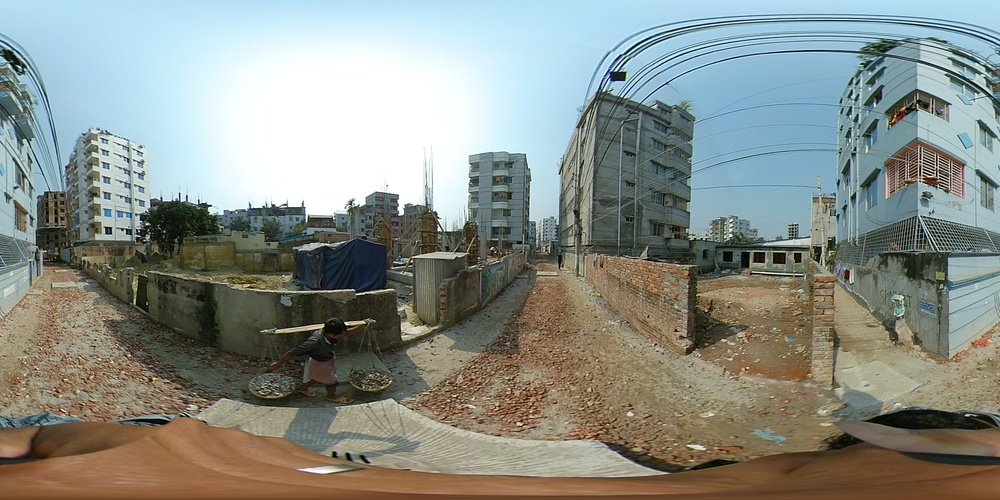
#> input picture Final/input_images/6 No Ranavola Road IMG_20210206_132435-min.JPG, 1000 x 500 px, shrunk from 3456 x 1728 before the run; its folder holds only this picture in this run
$ jupyter execute main.ipynb   (shell and % lines are left out)
#> lines starting #> are read from the running program, lines starting #| are printed output that depends on the picture
[cell 1]
# %%time To count how much time the program takes to finish

# Importing necessary libraries
import numpy as np
import cv2
import os

# Making lists of images from input directory
img_list = os.listdir('input_images')


# Looping through every images to inpain
for i in range(len(img_list)):
    # extracting directores of every input and ouput images
    sources = "input_images/"+img_list[i]
    outputs = "output_images/"+img_list[i]

    # To read the images for modification
    img = cv2.imread(sources)
#> img is the input picture: shape (500, 1000, 3); mean B, G, R 136.2, 143.2, 138
    mask = cv2.imread('mask.png', 0)
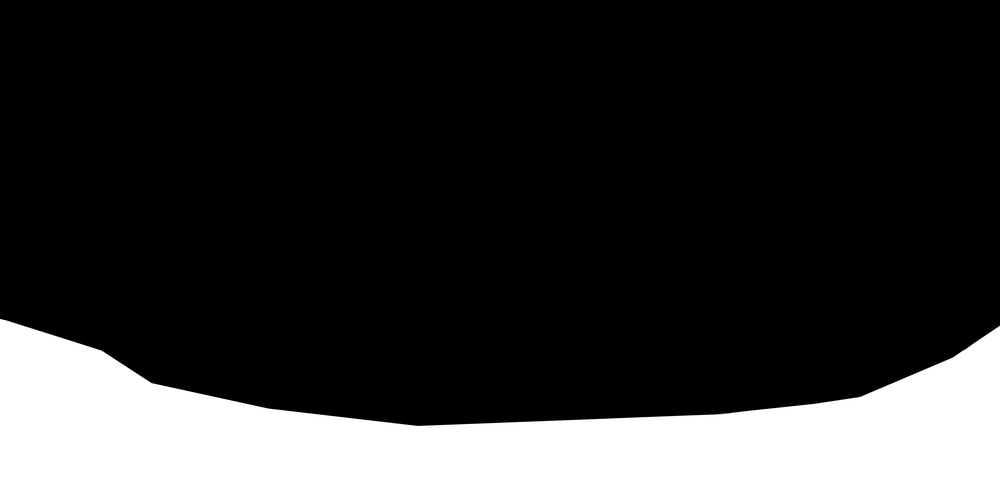
#> input picture Final/mask.png, 1000 x 500 px, shrunk from 3456 x 1728 before the run
#> mask: shape (500, 1000); min 0, max 255, mean 53.1

    # cv2.inpaint functing performs inpainting
    dst = cv2.inpaint(img, mask, 3, cv2.INPAINT_NS)
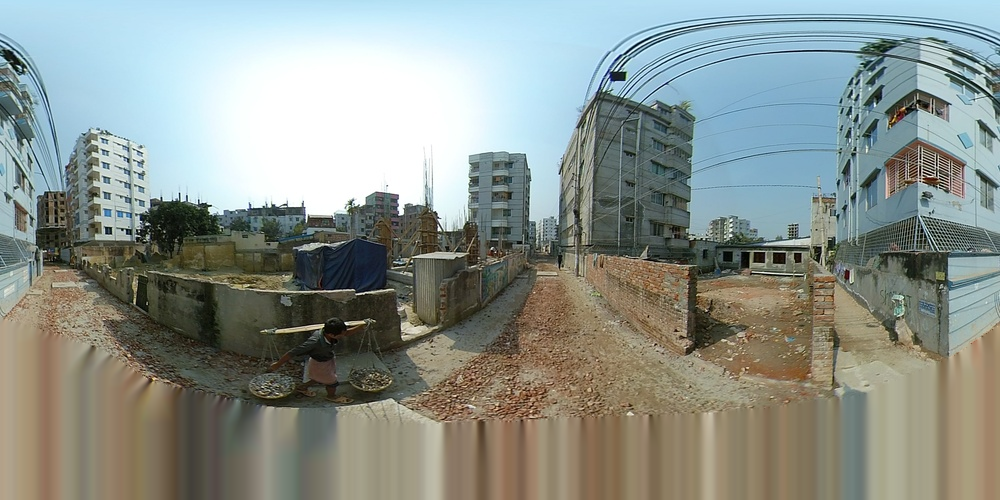
#> dst: shape (500, 1000, 3); mean B, G, R 141.1, 147.5, 140

    # Saving the images to output directory
    cv2.imwrite(outputs, dst)
